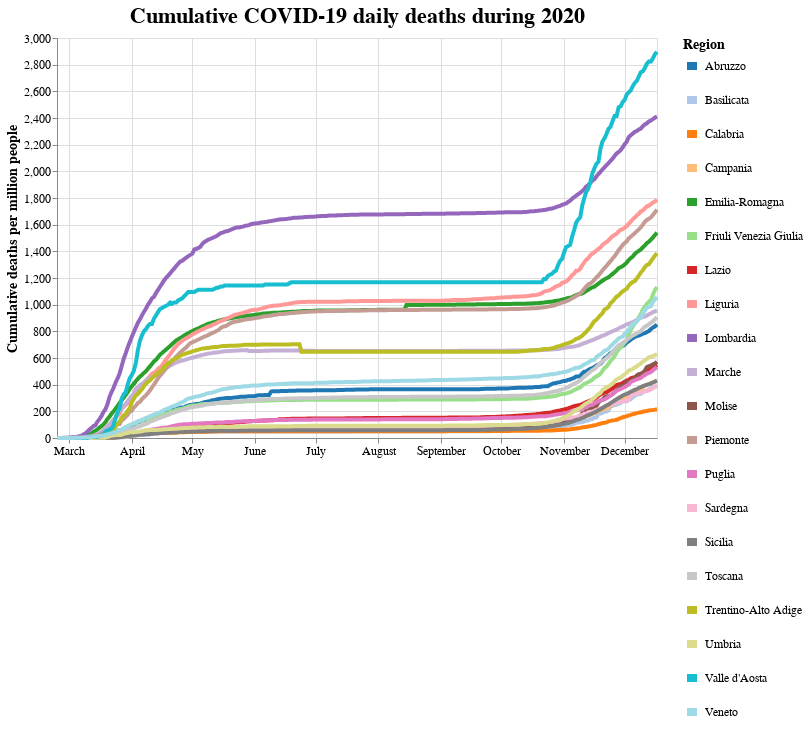

Notebook code cell kept with this figure:
### Code cell
# Press `Shift`+`legend entry` to select multiple regions
selection = alt.selection_multi(fields=['region'], bind='legend')

# The basic line (palette: https://vega.github.io/vega/docs/schemes/)
line = alt.Chart(cum_covid_dd).mark_line().encode(
    x=alt.X('date:T', axis=alt.Axis(title=None)),
    y=alt.Y('deaths_per_million:Q', axis=alt.Axis(title='Cumulative deaths per million people')),
    color=alt.Color('region:N', scale=alt.Scale(scheme='category20'), legend=alt.Legend(title='Region')),
    opacity=alt.condition(selection, alt.value(1), alt.value(0.2)),
    size=alt.value(4)
).configure_axis(
    labelFontSize=12,
    titleFontSize=14,
).configure_legend(
    titleFontSize=14,
    labelFontSize=12,
    symbolStrokeWidth=8
).configure_title(
    fontSize=22
).add_selection(
    selection
).properties(
    title='Cumulative COVID-19 daily deaths during 2020',
    width=600,
    height=400
)

line

### Figure 1 — Vega-Lite specification as saved in the notebook (floating-point values rounded to 4 significant figures; data arrays with more than 128 entries replaced by an {"elided": "..."} marker saying what was removed)
{"config": {"view": {"continuousWidth": 400, "continuousHeight": 300}, "axis": {"labelFontSize": 12, "titleFontSize": 14}, "legend": {"labelFontSize": 12, "symbolStrokeWidth": 8, "titleFontSize": 14}, "title": {"fontSize": 22}}, "data": {"name": "data-f17e33a02fe7f0d20f627f30ea3401b9"}, "mark": "line", "encoding": {"color": {"type": "nominal", "field": "region", "legend": {"title": "Region"}, "scale": {"scheme": "category20"}}, "opacity": {"condition": {"value": 1, "selection": "selector001"}, "value": 0.2}, "size": {"value": 4}, "x": {"type": "temporal", "axis": {"title": null}, "field": "date"}, "y": {"type": "quantitative", "axis": {"title": "Cumulative deaths per million people"}, "field": "deaths_per_million"}}, "height": 400, "selection": {"selector001": {"type": "multi", "fields": ["region"], "bind": "legend"}}, "title": "Cumulative COVID-19 daily deaths during 2020", "width": 600, "$schema": "https://vega.github.io/schema/vega-lite/v4.8.1.json", "datasets": {"data-f17e33a02fe7f0d20f627f30ea3401b9": {"elided": "5960 records"}}}
